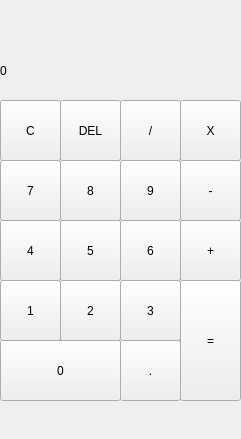
<?xml version="1.0" encoding="UTF-8"?>
<ui version="4.0">
 <class>MainWindow</class>
 <widget class="QMainWindow" name="MainWindow">
  <property name="geometry">
   <rect>
    <x>0</x>
    <y>0</y>
    <width>241</width>
    <height>439</height>
   </rect>
  </property>
  <property name="windowTitle">
   <string>MainWindow</string>
  </property>
  <property name="styleSheet">
   <string notr="true">Qlable{
qproperty-allgnment:'AlignVCenter | AlignRight;
border:1px sloid gray;
}
background-color:white;</string>
  </property>
  <widget class="QWidget" name="centralWidget">
   <widget class="QPushButton" name="pushButton_1">
    <property name="geometry">
     <rect>
      <x>0</x>
      <y>280</y>
      <width>61</width>
      <height>61</height>
     </rect>
    </property>
    <property name="text">
     <string>1</string>
    </property>
   </widget>
   <widget class="QPushButton" name="pushButton_2">
    <property name="geometry">
     <rect>
      <x>60</x>
      <y>280</y>
      <width>61</width>
      <height>61</height>
     </rect>
    </property>
    <property name="text">
     <string>2</string>
    </property>
   </widget>
   <widget class="QPushButton" name="pushButton_0">
    <property name="geometry">
     <rect>
      <x>0</x>
      <y>340</y>
      <width>121</width>
      <height>61</height>
     </rect>
    </property>
    <property name="text">
     <string>0</string>
    </property>
   </widget>
   <widget class="QPushButton" name="pushButton_3">
    <property name="geometry">
     <rect>
      <x>120</x>
      <y>280</y>
      <width>61</width>
      <height>61</height>
     </rect>
    </property>
    <property name="text">
     <string>3</string>
    </property>
   </widget>
   <widget class="QPushButton" name="pushButton_4">
    <property name="geometry">
     <rect>
      <x>0</x>
      <y>220</y>
      <width>61</width>
      <height>61</height>
     </rect>
    </property>
    <property name="text">
     <string>4</string>
    </property>
   </widget>
   <widget class="QPushButton" name="pushButton_5">
    <property name="geometry">
     <rect>
      <x>60</x>
      <y>220</y>
      <width>61</width>
      <height>61</height>
     </rect>
    </property>
    <property name="text">
     <string>5</string>
    </property>
   </widget>
   <widget class="QPushButton" name="pushButton_6">
    <property name="geometry">
     <rect>
      <x>120</x>
      <y>220</y>
      <width>61</width>
      <height>61</height>
     </rect>
    </property>
    <property name="text">
     <string>6</string>
    </property>
   </widget>
   <widget class="QPushButton" name="pushButton_7">
    <property name="geometry">
     <rect>
      <x>0</x>
      <y>160</y>
      <width>61</width>
      <height>61</height>
     </rect>
    </property>
    <property name="text">
     <string>7</string>
    </property>
   </widget>
   <widget class="QPushButton" name="pushButton_8">
    <property name="geometry">
     <rect>
      <x>60</x>
      <y>160</y>
      <width>61</width>
      <height>61</height>
     </rect>
    </property>
    <property name="text">
     <string>8</string>
    </property>
   </widget>
   <widget class="QPushButton" name="pushButton_9">
    <property name="geometry">
     <rect>
      <x>120</x>
      <y>160</y>
      <width>61</width>
      <height>61</height>
     </rect>
    </property>
    <property name="text">
     <string>9</string>
    </property>
   </widget>
   <widget class="QPushButton" name="pushButton_10_dot">
    <property name="geometry">
     <rect>
      <x>120</x>
      <y>340</y>
      <width>61</width>
      <height>61</height>
     </rect>
    </property>
    <property name="text">
     <string>.</string>
    </property>
   </widget>
   <widget class="QPushButton" name="pushButton_11_clear">
    <property name="geometry">
     <rect>
      <x>0</x>
      <y>100</y>
      <width>61</width>
      <height>61</height>
     </rect>
    </property>
    <property name="text">
     <string>C</string>
    </property>
   </widget>
   <widget class="QPushButton" name="pushButton_12_delete">
    <property name="geometry">
     <rect>
      <x>60</x>
      <y>100</y>
      <width>61</width>
      <height>61</height>
     </rect>
    </property>
    <property name="text">
     <string>DEL</string>
    </property>
   </widget>
   <widget class="QPushButton" name="pushButton_13_divide">
    <property name="geometry">
     <rect>
      <x>120</x>
      <y>100</y>
      <width>61</width>
      <height>61</height>
     </rect>
    </property>
    <property name="text">
     <string>/</string>
    </property>
   </widget>
   <widget class="QPushButton" name="pushButton_14_multiply">
    <property name="geometry">
     <rect>
      <x>180</x>
      <y>100</y>
      <width>61</width>
      <height>61</height>
     </rect>
    </property>
    <property name="text">
     <string>X</string>
    </property>
   </widget>
   <widget class="QPushButton" name="pushButton_15_subtract">
    <property name="geometry">
     <rect>
      <x>180</x>
      <y>160</y>
      <width>61</width>
      <height>61</height>
     </rect>
    </property>
    <property name="text">
     <string>-</string>
    </property>
   </widget>
   <widget class="QPushButton" name="pushButton_16_addition">
    <property name="geometry">
     <rect>
      <x>180</x>
      <y>220</y>
      <width>61</width>
      <height>61</height>
     </rect>
    </property>
    <property name="text">
     <string>+</string>
    </property>
   </widget>
   <widget class="QPushButton" name="pushButton_17_equals">
    <property name="geometry">
     <rect>
      <x>180</x>
      <y>280</y>
      <width>61</width>
      <height>121</height>
     </rect>
    </property>
    <property name="text">
     <string>=</string>
    </property>
   </widget>
   <widget class="QLabel" name="label">
    <property name="geometry">
     <rect>
      <x>0</x>
      <y>40</y>
      <width>241</width>
      <height>61</height>
     </rect>
    </property>
    <property name="text">
     <string>0</string>
    </property>
   </widget>
  </widget>
  <widget class="QMenuBar" name="menuBar">
   <property name="geometry">
    <rect>
     <x>0</x>
     <y>0</y>
     <width>241</width>
     <height>25</height>
    </rect>
   </property>
  </widget>
 </widget>
 <layoutdefault spacing="6" margin="11"/>
 <resources/>
 <connections/>
</ui>
